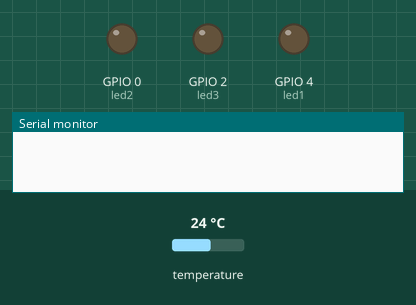
This sketch was run on a simulated ESP8266 (Wemos D1 mini). Shown: output pins drawn as LEDs (lit = HIGH), the last lines printed to the serial monitor. The test bench sets the inputs (shaded band); at power-on: temperature 24 °C. WiFi joins after 1.5 s; servers stay silent unless stated; uploads are accepted with an empty reply.

Above: at 0.3 s.
At 2.9 s:
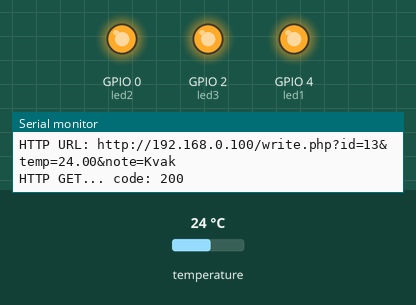
Timing chart, 0 to 4.5 s (numbered marks = the images above):
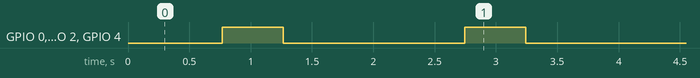

The sketch:

demo_04_send.ino
```cpp
/***
   Snimani teploty pomoci ESP8266
   Sprava dalsich desek: http://arduino.esp8266.com/stable/package_esp8266com_index.json
   Deska: WeMOS D1 & D1 mini

   Zapojeni GPIO pinu:
       5 - Dallas DS18B20
       4 - LED1
       0 - LED2
       2 - LED3
*/

const int DS18B20 = 5;
const int led1 = 4;
const int led2 = 0;
const int led3 = 2;

// knihovna pro komunikaci po sbernici OneWire
#include <OneWire.h>

// knihovna pro praci s teplotnim cidlem
#include <DallasTemperature.h>

// knihovna pro praci s WiFi
// definuje globalni promennou WiFi
#include <ESP8266WiFi.h>

// knihovna pro komunikaci po HTTP
#include <ESP8266HTTPClient.h>

// jmeno site a heslo pro pripojeni
const char* ssid = "FITIOT2";
const char* password = "IOTFITVUTBR";

// adresa serveru
const String server = "192.168.0.100";

// vase ID
const int myId = 13;

// vytvoreni instance HTTP klienta z knihovny ESP8266HTTPClient
HTTPClient http;

// vytvoreni instance oneWireDS z knihovny OneWire
OneWire oneWireDS(DS18B20);

// vytvoreni instance senzoryDS z knihovny DallasTemperature
DallasTemperature senzoryDS(&oneWireDS);

void setup() {
  Serial.begin(115200);
  while (!Serial) {
    ;  // vyckej na inicializaci
  }

  pinMode(led1, OUTPUT);
  pinMode(led2, OUTPUT);
  pinMode(led3, OUTPUT);

  digitalWrite(led1, LOW);
  digitalWrite(led2, LOW);
  digitalWrite(led3, LOW);

  WiFi.begin(ssid, password);
}

void loop() {
  senzoryDS.requestTemperatures();
  Serial.print("Aktualni teplota: ");
  Serial.println(senzoryDS.getTempCByIndex(0));

  if (WiFi.status() == WL_CONNECTED) {
    String url = "http://" + server + "/write.php?id=" + myId + "&temp=" + senzoryDS.getTempCByIndex(0) + "&note=Kvak";

    Serial.print("HTTP URL: ");
    Serial.println(url);

    http.begin(url);
    int httpCode = http.GET();

    if (httpCode > 0) {
      Serial.printf("HTTP GET... code: %d\n", httpCode);

      if (httpCode == HTTP_CODE_OK) {
        String payload = http.getString();
        Serial.println(payload);
      }
    } else {
      Serial.printf("HTTP GET... failed, error: %s\n", http.errorToString(httpCode).c_str());
    }
    http.end();

  } else {
    Serial.println("Offline");
  }

  digitalWrite(led1, HIGH);
  digitalWrite(led2, HIGH);
  digitalWrite(led3, HIGH);
  delay(500);

  digitalWrite(led1, LOW);
  digitalWrite(led2, LOW);
  digitalWrite(led3, LOW);
  delay(500);
}
```

Measured:
- by itself, GPIO 0 (led2), GPIO 2 (led3), GPIO 4 (led1): alternates HIGH for 0.50 s and LOW for 1.5 s
